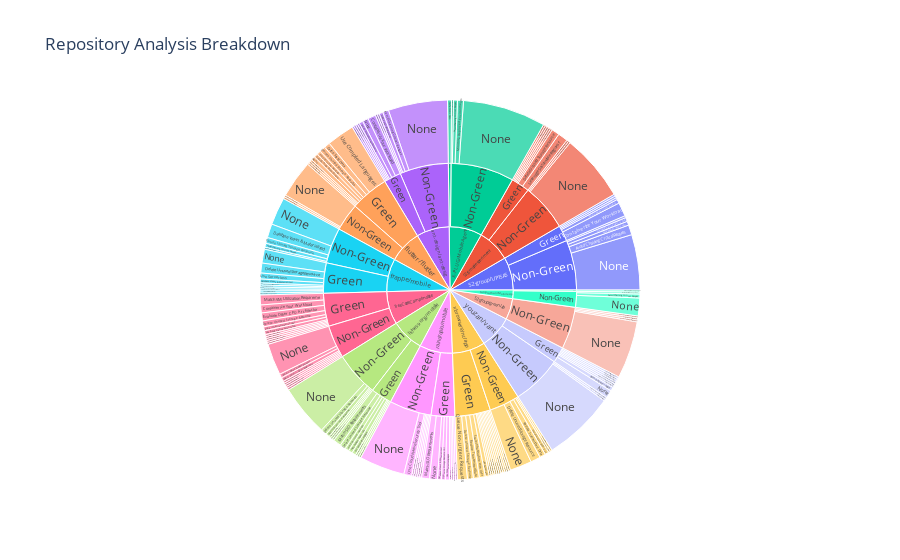
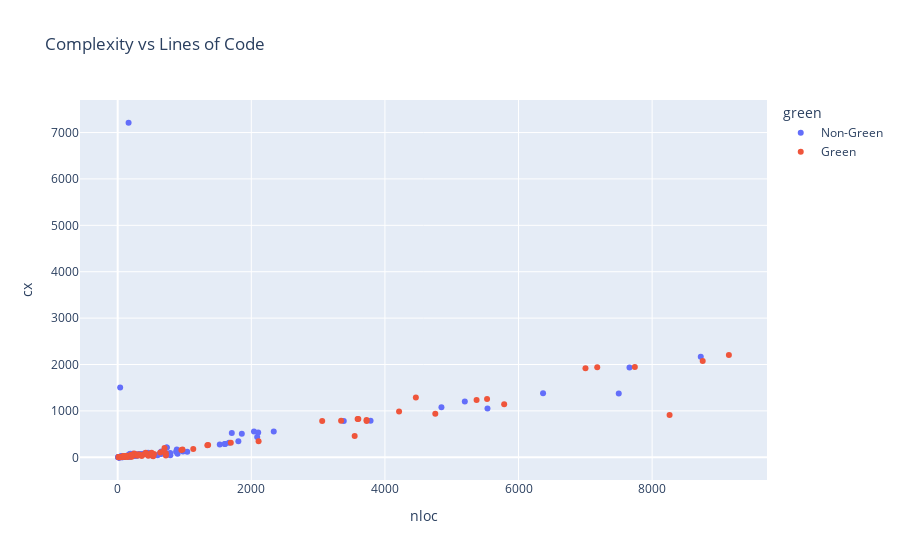

The code cell stored with these charts, in order, in its notebook:
### Markdown cell above
## Step 14: Interactive Visualization (Plotly)

Interactive charts for deeper exploration.

### Code cell
import plotly.express as px

# Sunburst: Repository -> Green/Non-Green -> Pattern
sun_data = []
for r in results:
    for c in r.get('commits', []):
        cat = 'Green' if c.get('green_aware') else 'Non-Green'
        patterns = c.get('gsf_patterns_matched', [])
        pat = patterns[0] if patterns else 'None'
        sun_data.append({
            'repository': r['name'][:20], 'category': cat,
            'pattern': pat[:30], 'count': 1,
        })

if sun_data:
    df_sun = pd.DataFrame(sun_data)
    fig = px.sunburst(df_sun, path=['repository', 'category', 'pattern'],
                      values='count', title='Repository Analysis Breakdown')
    fig.show()

# Scatter: Complexity vs NLOC
sc = [{'cx': c['total_complexity'], 'nloc': c['total_nloc'],
       'green': 'Green' if c.get('green_aware') else 'Non-Green',
       'repo': c.get('repository', '')}
      for c in all_commits if c.get('total_complexity') and c.get('total_nloc')]

if sc:
    fig2 = px.scatter(pd.DataFrame(sc), x='nloc', y='cx', color='green',
                      hover_data=['repo'],
                      title='Complexity vs Lines of Code')
    fig2.show()

### Figure 1 — Plotly figure (JSON) as saved in the notebook; plotly's stock layout.template omitted (floating-point values rounded to 4 significant figures; data arrays with more than 128 entries replaced by an {"elided": "..."} marker saying what was removed)
{"data": [{"branchvalues": "total", "domain": {"x": [0, 1], "y": [0, 1]}, "hovertemplate": "labels=%{label}<br>count=%{value}<br>parent=%{parent}<br>id=%{id}<extra></extra>", "ids": {"elided": "192 str values"}, "labels": {"elided": "192 str values"}, "name": "", "parents": {"elided": "192 str values"}, "type": "sunburst", "values": {"elided": "192 int values"}}], "layout": {"legend": {"tracegroupgap": 0}, "title": {"text": "Repository Analysis Breakdown"}}}

### Figure 2 — Plotly figure (JSON) as saved in the notebook; plotly's stock layout.template omitted (floating-point values rounded to 4 significant figures; data arrays with more than 128 entries replaced by an {"elided": "..."} marker saying what was removed)
{"data": [{"customdata": {"elided": "146x1 str values"}, "hovertemplate": "green=Non-Green<br>nloc=%{x}<br>cx=%{y}<br>repo=%{customdata[0]}<extra></extra>", "legendgroup": "Non-Green", "marker": {"color": "#636efa", "symbol": "circle"}, "mode": "markers", "name": "Non-Green", "orientation": "v", "showlegend": true, "type": "scatter", "x": {"elided": "146 int values"}, "xaxis": "x", "y": {"elided": "146 int values"}, "yaxis": "y"}, {"customdata": [["frappe/mobile"], ["xbrowsersync/app"], ["xbrowsersync/app"], ["xbrowsersync/app"], ["xbrowsersync/app"], ["xbrowsersync/app"], ["xbrowsersync/app"], ["xbrowsersync/app"], ["xbrowsersync/app"], ["xbrowsersync/app"], ["xbrowsersync/app"], ["xbrowsersync/app"], ["xbrowsersync/app"], ["xbrowsersync/app"], ["xbrowsersync/app"], ["xbrowsersync/app"], ["xbrowsersync/app"], ["xbrowsersync/app"], ["xbrowsersync/app"], ["xbrowsersync/app"], ["xbrowsersync/app"], ["xbrowsersync/app"], ["xbrowsersync/app"], ["xbrowsersync/app"], ["youzan/vant"], ["youzan/vant"], ["youzan/vant"], ["youzan/vant"], ["youzan/vant"], ["youzan/vant"], ["youzan/vant"], ["youzan/vant"], ["youzan/vant"], ["youzan/vant"], ["raindropio/mobile"], ["raindropio/mobile"], ["raindropio/mobile"], ["raindropio/mobile"], ["raindropio/mobile"], ["raindropio/mobile"], ["raindropio/mobile"], ["raindropio/mobile"], ["raindropio/mobile"], ["raindropio/mobile"], ["raindropio/mobile"], ["raindropio/mobile"], ["raindropio/mobile"], ["raindropio/mobile"], ["raindropio/mobile"], ["raindropio/mobile"], ["S2-group/UPISAS"], ["S2-group/UPISAS"], ["S2-group/UPISAS"], ["S2-group/UPISAS"], ["S2-group/UPISAS"], ["S2-group/UPISAS"], ["S2-group/UPISAS"], ["S2-group/UPISAS"], ["S2-group/UPISAS"], ["S2-group/UPISAS"], ["S2-group/experiment-runner"], ["S2-group/experiment-runner"], ["S2-group/experiment-runner"], ["S2-group/experiment-runner"], ["S2-group/experiment-runner"], ["S2-group/experiment-runner"], ["S2-group/experiment-runner"], ["S2-group/experiment-runner"], ["S2-group/experiment-runner"], ["S2-group/experiment-runner"], ["ant-design/ant-design-mobile"], ["ant-design/ant-design-mobile"], ["ant-design/ant-design-mobile"], ["ant-design/ant-design-mobile"], ["ant-design/ant-design-mobile"], ["ant-design/ant-design-mobile"], ["ant-design/ant-design-mobile"], ["ant-design/ant-design-mobile"], ["lichess-org/mobile"], ["lichess-org/mobile"], ["lichess-org/mobile"]], "hovertemplate": "green=Green<br>nloc=%{x}<br>cx=%{y}<br>repo=%{customdata[0]}<extra></extra>", "legendgroup": "Green", "marker": {"color": "#EF553B", "symbol": "circle"}, "mode": "markers", "name": "Green", "orientation": "v", "showlegend": true, "type": "scatter", "x": [19, 5785, 5529, 203, 44, 5372, 4212, 3726, 4463, 7002, 1354, 3061, 7741, 4754, 3725, 1342, 3591, 3602, 2109, 9149, 8757, 3344, 7178, 701, 138, 12, 302, 288, 34, 91, 149, 102, 210, 543, 3547, 461, 1131, 721, 970, 432, 1693, 245, 388, 637, 259, 8261, 359, 721, 531, 458, 136, 187, 450, 323, 143, 508, 117, 107, 121, 118, 206, 302, 232, 93, 137, 173, 187, 77, 683, 133, 19, 45, 246, 159, 953, 420, 79, 96, 202, 208, 212], "xaxis": "x", "y": [4, 1142, 1259, 17, 8, 1234, 985, 782, 1290, 1919, 263, 781, 1946, 939, 803, 261, 824, 828, 344, 2206, 2076, 787, 1943, 199, 18, 1, 39, 39, 6, 15, 8, 8, 11, 70, 458, 58, 178, 87, 167, 73, 316, 43, 60, 104, 68, 914, 28, 39, 21, 35, 33, 41, 62, 59, 28, 100, 25, 25, 26, 26, 28, 60, 55, 21, 29, 36, 24, 21, 123, 28, 4, 1, 82, 24, 155, 97, 15, 23, 47, 50, 51], "yaxis": "y"}], "layout": {"legend": {"title": {"text": "green"}, "tracegroupgap": 0}, "title": {"text": "Complexity vs Lines of Code"}, "xaxis": {"anchor": "y", "domain": [0, 1], "title": {"text": "nloc"}}, "yaxis": {"anchor": "x", "domain": [0, 1], "title": {"text": "cx"}}}}
